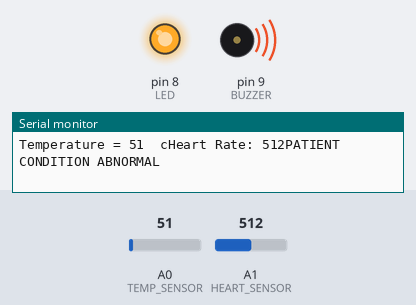
Simulated run of this sketch. Board: Arduino Uno, built with avr-gcc and run on an emulated ATmega328P. Shown: output pins drawn as LEDs (lit = HIGH), buzzer (waves = sounding, pin HIGH), the last lines printed to the serial monitor. The test bench sets the inputs (shaded band); at power-on: A0 (TEMP_SENSOR) = 51, A1 (HEART_SENSOR) = 512.

Above: at 1.8 s.
1.9 s: A0 (TEMP_SENSOR) set to 44
3.4 s: A0 (TEMP_SENSOR) set to 37
At 4.6 s:
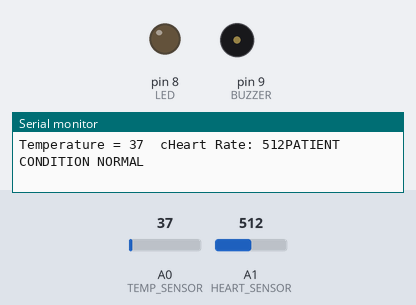
5.5 s: A0 (TEMP_SENSOR) set to 61
At 7.2 s:
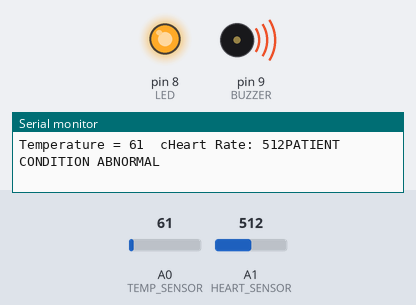
7.5 s: A0 (TEMP_SENSOR) set to 30
At 9.0 s:
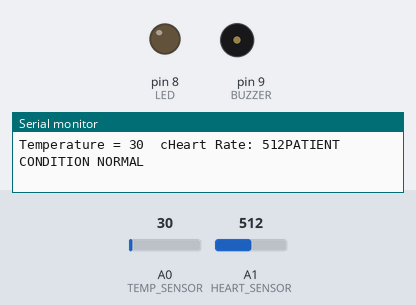
Timing chart, 0 to 10.5 s (numbered marks = the images above; inputs shaded):
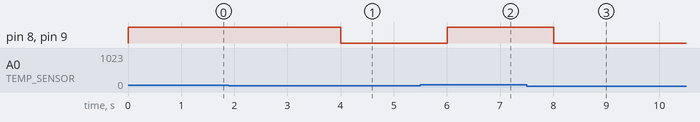

Measured:
- the behaviour switches between 41 and 40 on A0 (TEMP_SENSOR) (found by bisection; images 0 and 1)
- after the input at 3.4 s, pin 8 (LED), pin 9 (BUZZER): HIGH → LOW after 0.60 s
- after the input at 5.5 s, pin 8 (LED), pin 9 (BUZZER): LOW → HIGH after 0.51 s
- after the input at 7.5 s, pin 8 (LED), pin 9 (BUZZER): HIGH → LOW after 0.51 s

The sketch:

patient_monitoring.ino
```cpp
#define TEMP_SENSOR A0
#define HEART_SENSOR A1
#define LED 8
#define BUZZER 9

void setup() {
  Serial.begin(9600);
  pinMode(LED,OUTPUT);
  pinMode(BUZZER,OUTPUT);
}

void loop() {
  int TempValue = analogRead(TEMP_SENSOR);

  int PulseValue = analogRead(HEART_SENSOR);

  Serial.print("Temperature = ");
  Serial.print(TempValue);
  Serial.print("  c");

  Serial.print("Heart Rate: ");
  Serial.print(PulseValue);

  if(TempValue>40 || PulseValue>700)
  {
    digitalWrite(LED,HIGH);
    digitalWrite(BUZZER,HIGH);

    Serial.println("PATIENT CONDITION ABNORMAL");

  }
  else{
    digitalWrite(LED,LOW);
    digitalWrite(BUZZER,LOW);

    Serial.println("PATIENT CONDITION NORMAL");
  }
delay(1000);

}
```
